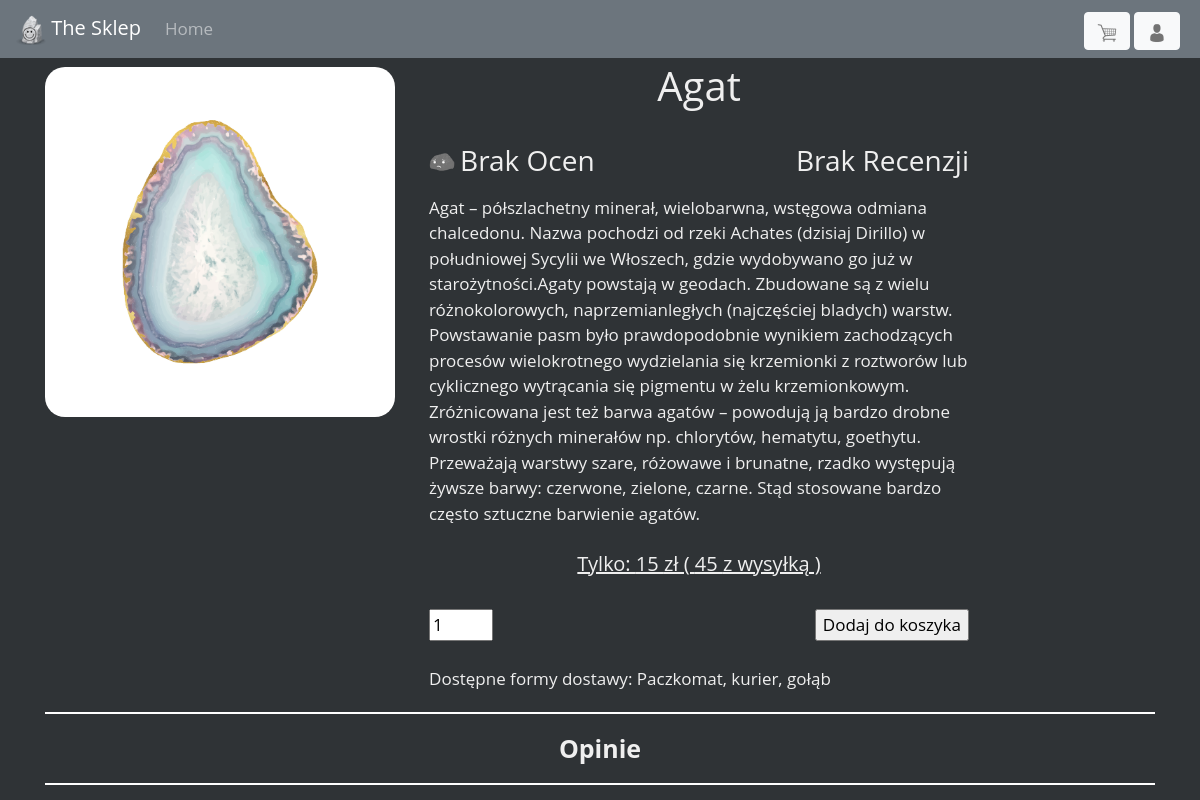
Screenshot of /szczegoly.php?id=3 with the database file from the repository.
### tables this page shows
CREATE TABLE `kamien` (
  `id` int(11) NOT NULL,
  `nazwa` varchar(50) NOT NULL,
  `cena` float NOT NULL,
  `opis_kr` varchar(200) NOT NULL,
  `opis_dl` text NOT NULL,
  `ilosc` int(11) NOT NULL
);

### szczegoly.php (the view, shortened to what this page needs)
<!doctype html>
<html lang="pl">
<head>
    <link rel="stylesheet" href="https://cdn.jsdelivr.net/npm/bootstrap@4.6.1/dist/css/bootstrap.min.css">
    <link rel="stylesheet" href="css/main.css">
</head>
<body>
<header>
    <nav class="navbar bg-secondary navbar-dark navbar-expand-xl">
        <a class="navbar-brand" href="index.php"><img src="grafiki/logo.png" width="30" height="30" alt="" class="logo">    The Sklep</a>
        <div class="collapse navbar-collapse" id="mainmenu">
            <ul class="navbar-nav">
                <li class="nav-item mr-3">
                    <a class="nav-link " href="index.php">Home</a>
                </li>
            </ul>
            <form class="mr-1 mt-1 ml-auto" method="POST" action="koszyk.php">
                <button class="btn btn-light" type="submit"><img src="grafiki/kup.png" alt="szukaj" width="20" height="20" title="Koszyk"></button>
            </form>
            <form  class="mr-1 mt-1" method="POST" action="pole_logowania.php">
                <button class="btn btn-light" type="submit" name="logowanie" id="loggowanie">
                    <?php
                    if(isset($_SESSION["logowanie"])){
                        echo '<img src="grafiki/logged.png" alt="szukaj" width="20" height="20">';
                    } else{
                        echo '<img src="grafiki/user.png" alt="szukaj" width="20" height="20">';
                    }
                    ?>
                </button>
            </form>
        </div>
    </nav>
</header>
<main>
    <div class="obrazy">
        <div class="container">
            <div class="row">
                <div class="col-sm-4 mr-1 mt-1">
                <?php
                $id = $_GET["id"];
                if(file_exists("grafiki/" . $id . ".png")==true){
                    echo "<img src='grafiki/" .  $id  . ".png' class='img-fluid' width='200' height='200' alt='zdjecie'></div>";
                } else{
                    echo "<img src='grafiki/brak.png' class='img-fluid' width='200' height='200' alt='zdjecie'></div>";
                }
                $baza = connection();
                $sql = "SELECT id, nazwa, cena, opis_kr, opis_dl, ilosc FROM kamien WHERE id=" . $id;
                $result = $baza->query($sql);
                if ($result->num_rows > 0) {
                    while ($roww = $result->fetch_assoc()) {
                        echo "<div class='col-sm-6 mr-1 mt-1'>";
                        echo "<h1 style='text-align: center'>". $roww["nazwa"] . "</h1><br>";
                        $sql = "SELECT AVG(ocena) FROM `opinie` WHERE kamien_id=" . $roww['id'];
                        $result = $baza->query($sql);
                        if ($result->num_rows > 0) {
                            while ($row = $result->fetch_assoc()) {
                                if(round($row["AVG(ocena)"], 1)<3){
                                    echo "<img src='grafiki/unlucky.png' style='width:26px; float: left' alt=''>";
                                } else{
                                    echo "<img src='grafiki/logged.png' style='width:26px; float: left' alt=''>";
                                }
                                echo "<h3 style='float: left; margin-left:5px'>";
                                if(round($row["AVG(ocena)"], 1)==0){
                                  echo "Brak Ocen";
                                } else {
                                    echo round($row["AVG(ocena)"], 1);
                                }
                            }
                        }
                        echo "</h3>";
                        $sql = "SELECT COUNT(id) FROM `opinie` WHERE kamien_id=" . $roww['id'];
                        $result = $baza->query($sql);
                        if ($result->num_rows > 0) {
                            while ($row = $result->fetch_assoc()) {
                                if($row["COUNT(id)"]==0){
                                    echo "<h3 style='float: right'>Brak Recenzji</h3><br><br>";
                                } else if($row["COUNT(id)"]<5){
                                    echo "<h3 style='float: right'>" . $row["COUNT(id)"];
                                    echo " Recenzje</h3><br><br>";
                                }else {
                                    echo "<h3 style='float: right'>" . $row["COUNT(id)"];
                                    echo " Recenzji</h3><br><br>";
                                }
                            }
                        }
                        echo $roww["opis_dl"] . "<br><br>";
                        echo '<div style="text-align: center"><u><h5>Tylko: ' . $roww["cena"] . ' zł ( '. $roww["cena"]+30 .' z wysyłką ) </h5></u></div><br>';
                        echo '<form action="dodaj_do_kosza.php?id=' . $roww['id'] . '" method="POST">';
                            echo '<input type="number" min="1" max="' . $roww['ilosc'] . '" value="1" name="ile">';
                            echo '<input type="submit" value="Dodaj do koszyka" style="float: right"><br><br>';
                        echo '</form>';
                        echo "<div>Dostępne formy dostawy: Paczkomat, kurier, gołąb</div>";
                        echo "</div><br><br>";
                        echo "<div class='col-sm-12 mr-1 mt-1'>";
                            echo "<hr style='border: 1px solid white'>";
                            echo "<div style='text-align: center; font-size: 25px'><b>Opinie</b>";
                            if(isset($_SESSION["login"]) && !empty($_SESSION["login"])){
                                echo "<form method='POST' action='dodaj_opinie.php?id=" . $id . "' style='float: right;'>";
                                echo "<input type='submit' value='Dodaj Opinie' style='color: #27291d'>" ;
                                echo "</form></div>" ;
                            } else{
                                echo "</div>";
                            }
                            echo "<hr style='border: 1px solid white'>";
                            $sql = "SELECT * FROM `opinie` JOIN `users` ON users_id=users.id WHERE kamien_id=" . $roww['id'];
                            $result = $baza->query($sql);
                        echo "</fieldset></div>";
                    }
                }
                ?>
            </div>
        </div>
    </div>
</main>
</body>
</html>

### css/main.css (style rules this page uses)
body { background-color: #2F3336; color: #efefef; font-family: 'Open Sans', sans-serif; font-size: 17px; }
.obrazy img { width: 500px; height: auto; border-radius: 20px; margin-bottom: 5px; margin-top:5px; }

### rows the page displays
kamien: nazwa "Agat", opis_dl "Agat – półszlachetny minerał, wielobarwna, wstęgowa odmiana chalcedonu. Nazwa pochodzi od rzeki Achates (dzisiaj Dirillo) w południowej Sycylii we Włoszech, gdzie wydobywano go już w starożytności.Agaty powstają w geodach. Zbudowane są z wielu różnokolorowych, naprzemianległych (najczęściej bladych) warstw. Powstawanie pasm było prawdopodobnie wynikiem zachodzących procesów wielokrotnego wydzielania się krzemionki z roztworów lub cyklicznego wytrącania się pigmentu w żelu krzemionkowym. Zróżnicowana jest też barwa agatów – powodują ją bardzo drobne wrostki różnych minerałów np. chlorytów, hematytu, goethytu. Przeważają warstwy szare, różowawe i brunatne, rzadko występują żywsze barwy:…", cena "15", $roww["cena"]+30 "45"
